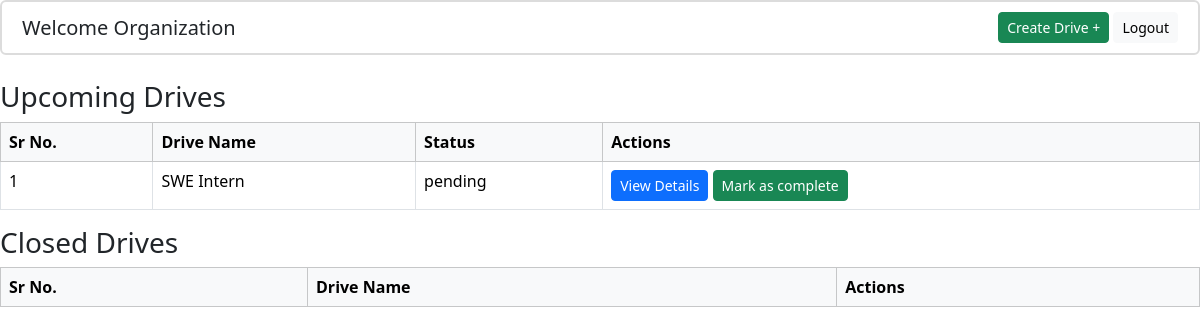
The app's page /company/dashboard (signed in), older data.
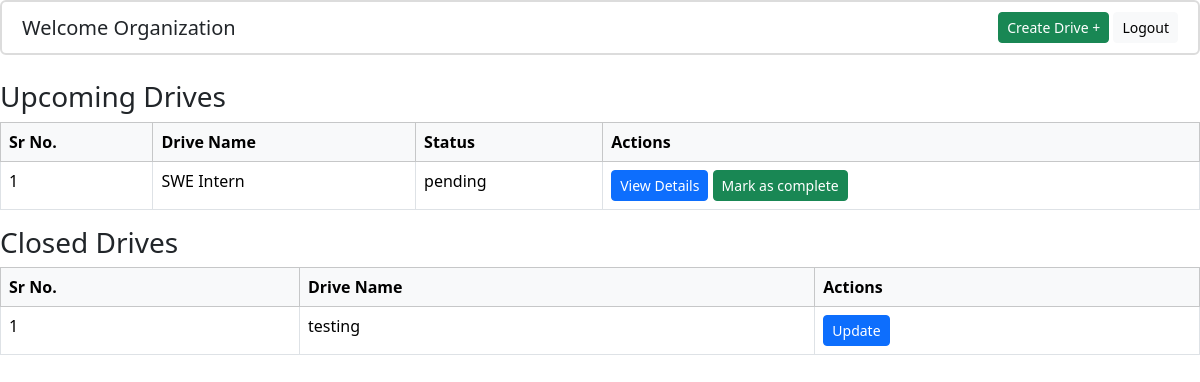
The same page, newer data.
### placementportalcode/models.py (models this page shows)
class PlacementDrive(db.Model):
    __tablename__ = "placement_drive"
    drive_id=db.Column(db.Integer,primary_key=True)
    drive_name = db.Column(db.String(100), nullable=False)
    company_id=db.Column(
        db.Integer,
        db.ForeignKey("company.company_id"),
        nullable=False,
    )
    job_title=db.Column(db.String(100),nullable=False)
    job_desc=db.Column(db.String(1000),nullable=False)
    eligibility_criteria=db.Column(db.String(500),nullable=False)
    status=db.Column(db.String(20)
                     ,default=DriveApprovalStatusEnum.PENDING.value
                     ,nullable=False)
    application_deadline=db.Column(db.DateTime,nullable=False)
    company=db.relationship(
        "Company",
        back_populates="drives"
    )
    applications=db.relationship(
        "Application",
        back_populates="drive",
        cascade="all, delete-orphan"
    )

### placementportalcode/company/routes.py (the view)
@company_bp.route("/dashboard",methods=[HTTPMethod.GET] )
def dashboard():
    user_id=session.get("user_id")
    if not user_id:
        return redirect(url_for("auth.login"))
    user=User.query.get(user_id)
    if not user or user.role!=RoleEnum.COMPANY  .value:
        return redirect(url_for("auth.login"))
    current_company=user.company
    now=datetime.now()
    upcoming_drives=PlacementDrive.query.filter(
        PlacementDrive.company_id==current_company.company_id,
        PlacementDrive.application_deadline >=now
    ).order_by(PlacementDrive.application_deadline.asc()).all()\
    closed_drives=PlacementDrive.query.filter(
        PlacementDrive.company_id==current_company.company_id,
        PlacementDrive.application_deadline < now
    ).order_by(PlacementDrive.application_deadline.asc()).all()
    return render_template("company/dashboard.html",upcoming_drives=upcoming_drives, closed_drives=closed_drives)

### placementportalcode/templates/company/dashboard.html (shortened to what this page needs)
{% from "components/comman_table.html" import render_table %}
{% from "components/button.html" import action_button %}
{% extends 'base.html'%}
{% from "components/modal.html" import render_modal %}
{% block extra_css %}
<link rel="stylesheet" href="{{ url_for('static', filename='css/admin.css') }}">
{%endblock%}
{% block content%}
<div class="header-bar d-flex justify-content-between align-items-center">
    <h5 class="mb-0">Welcome Organization</h5>
    <div>
        {{action_button("#","Create Drive +","success",toggle="modal",target="#createNewDrive")}}
        {{action_button(url_for("auth.logout"),"Logout","light")}}
    </div>
</div>
{% call render_table( ["Sr No.", "Drive Name","Status", "Actions"],"Upcoming Drives") %}
{% for drive in upcoming_drives %}
<tr>
    <td>{{ loop.index }}</td>
    <td>{{ drive.job_title }}</td>
    <td>{{drive.status}}</td>
    <td>
            {{ action_button(
                url_for("auth.login", id=drive.drive_id),
                "View Details",
                "primary"
            ) }}
            {{ action_button(
                url_for("auth.login", id=drive.drive_id),
                "Mark as complete",
                "success"
            ) }}
    </td>
</tr>
{% endfor %}
{% endcall %}
{% call render_table(["Sr No.", "Drive Name", "Actions"],"Closed Drives") %}
{% for drive in closed_drives %}
<tr>
    <td>{{ loop.index }}</td>
    <td>{{ drive.job_title }}</td>
    <td>
        {{ action_button(url_for('auth.login', id=drive.drive_id), "Update", "primary") }}
    </td>
</tr>
{% endfor %}
{% endcall %}
{%endblock%}

### placementportalcode/templates/components/comman_table.html
{% macro render_table( headers,title=None) %}
<div>
    {% if title %}
        <h3>{{title}}</h2>
    {% endif %}
    <table class="table table-bordered">
        <thead class="table-light">
            <tr>
                {% for header in headers %}
                    <th>{{ header }}</th>
                {% endfor %}
            </tr>
        </thead>
        <tbody>
            {{ caller() }}
        </tbody>
    </table>
</div>
{% endmacro %}

### placementportalcode/templates/components/button.html
{% macro action_button(url, text, color="primary",toggle=None,target=None) %}
<a href="{{ url }}"
   class="btn btn-sm custom-btn btn-{{ color }}"
   {% if toggle %} data-bs-toggle="{{ toggle }}" {% endif %}
   {% if target %} data-bs-target="{{ target }}" {% endif %}>
    {{ text }}
</a>
{% endmacro %}

### placementportalcode/templates/base.html (shortened to what this page needs)
<!DOCTYPE html>
<html lang="en">
<head>
    <link rel="stylesheet" href="{{ url_for('static', filename='css/styles.css') }}">
    <link rel="stylesheet" href="{{ url_for('static', filename='css/components.css') }}">
    <link href="https://cdn.jsdelivr.net/npm/bootstrap@5.3.2/dist/css/bootstrap.min.css" rel="stylesheet">
    {% block extra_css %}
    {% endblock %}
</head>
<body>
    <section >
    {% block content %}{% endblock %}
    </section>
</body>
</html>

### placementportalcode/static/css/admin.css (style rules this page uses)
.header-bar { background: #ffffff; border: 2px solid #dcdcdc; padding: 10px 20px; border-radius: 6px; margin-bottom: 25px; }

Row changes from the older to the newer data that the page shows:
added PlacementDrive: job_title "testing", text "Update"
